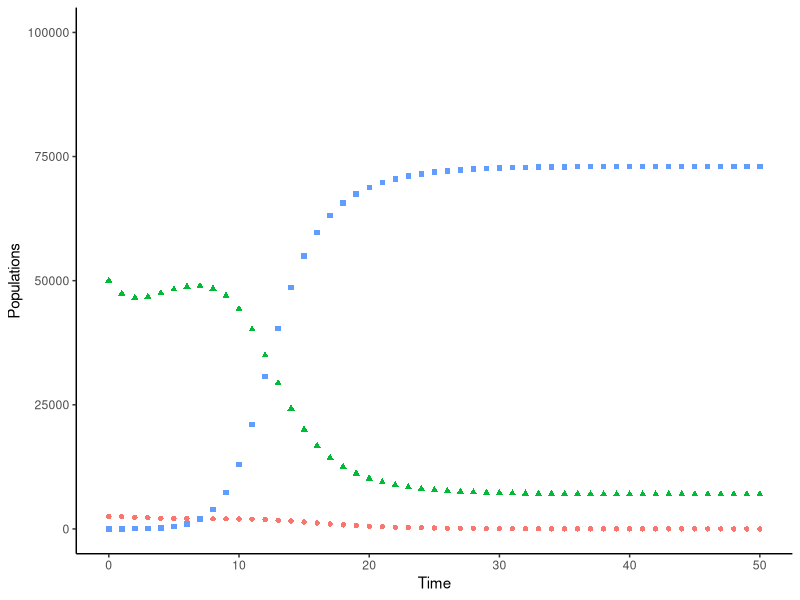

Generate this figure with R:
# modeled after https://strimas.com/post/lotka-volterra/

#---------- Loading packages
install.packages("tidyverse") #pivot_longer to reshape data
install.packages("deSolve") #ode
install.packages("ggplot2") #graphing
library(tidyverse)
library(deSolve)
library(ggplot2)
#------
pars <- c(decay = 0.7, Sbenefit = 0.000014, Sgrowth = 1.2, Sconsumed = 0.0001, 
          k = 80000, Lbenefit = 0.00002, Lgrowth = 1.1, Lconsumed = 0.0002)

# coexistence 
pars <- c(decay = 0.7, Sbenefit = 0.00004, Sgrowth = 1.5, Sconsumed = 0.00025, 
          k = 80000, Lbenefit = 0.00002, Lgrowth = 1.2, Lconsumed = 0.0002)
#------
#---------- Key to PARAMETER language used below:
# S = sundial lupine; L = large leaf lupine; decay = exponential decay... 
# in the absence of plants; benefit = benefit to butterfly of... 
# interaction w/ plant; growth = logistic growth in absence of...
# butterflies; consumed = rate at which plant is consumed; 

pars <- c(decay = 0.7, Sbenefit = 0.000014, Sgrowth = 1, Sconsumed = 0.00018, 
          k = 80000, Lbenefit = 0.000005, Lgrowth = 2, Lconsumed = 0.000018)

#fitness of the plant if its eaten
#start with L as 0 to look at steady state to narrow in on s parameters, keep constant, then add L parameters
#and then what happens to the butterflies when just LL? 

#---------- Key to INITIAL STATE language used below:
# x = frosted elfin pop, y = sundial lupine pop, z = large leaf lupine pop
init <- c(x = 2500, y = 50000, z=10) #sets initial states for lv_results

time <- seq(0, 50, by = 1) #sets time sequence for lv_results

#---------- Equations for modeling lv_results
deriv <- function(t, state, pars) {
  with(as.list(c(state, pars)), {
    d_x <- -decay*x + Sbenefit*x*y+Lbenefit*x*z
    d_y <- Sgrowth*y*(1-((y+z)/k)) - Sconsumed*x*y
    d_z <- Lgrowth*z*(1-((y+z)/k)) - Lconsumed*x*z
    return(list(c(x = d_x, y = d_y, z = d_z)))})}
lv_results <- ode(init, time, deriv, pars)

class(lv_results) #pivot_ function doesnt work with matrix
lv_results=as.data.frame(lv_results) #convert to df
class(lv_results) #check if df now

long_df<-pivot_longer(lv_results,
                      cols=matches("x|y|z"),
                      names_to="Variable",
                      values_to="Value")

#---------- Graphing
ggplot(long_df, aes(time, Value, shape=Variable, colour=Variable))+
  geom_point()+
  ylim(0,100000)+
  theme_classic()+
  labs(x="Time", y= "Populations")+
  theme(legend.position="none")
